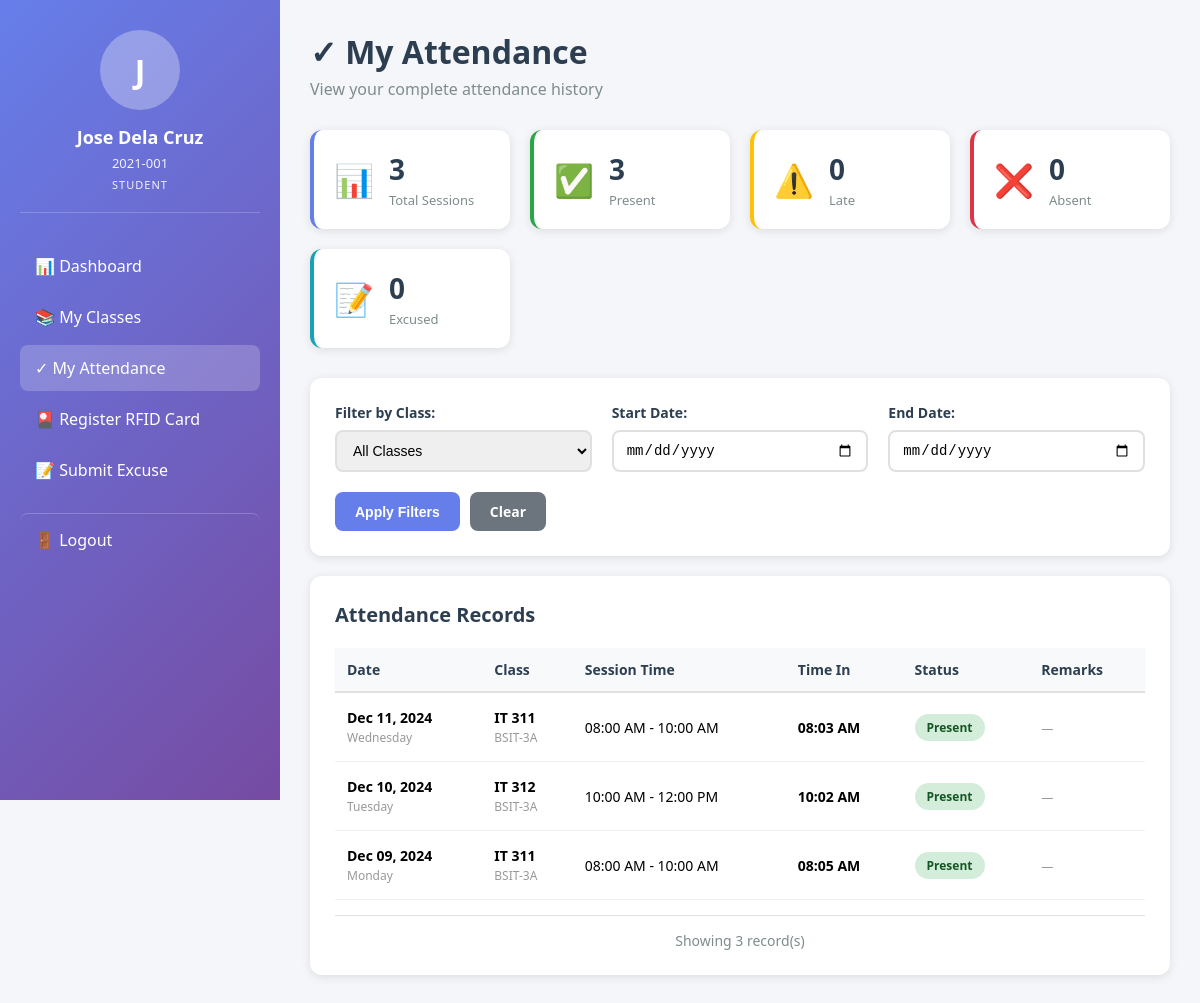
/student_attendance.php (signed in), run on the app's committed database.
### tables this page shows
CREATE TABLE attendance_records (
    attendance_id INT AUTO_INCREMENT PRIMARY KEY,
    session_id INT NOT NULL,
    student_id INT NOT NULL,
    time_in TIMESTAMP NULL,
    status ENUM('present', 'late', 'absent', 'excused') NOT NULL,
    is_manual BOOLEAN DEFAULT FALSE,
    recorded_by INT NULL,
    remarks TEXT NULL,
    created_at TIMESTAMP DEFAULT CURRENT_TIMESTAMP,
    updated_at TIMESTAMP DEFAULT CURRENT_TIMESTAMP ON UPDATE CURRENT_TIMESTAMP,
    FOREIGN KEY (session_id) REFERENCES attendance_sessions(session_id) ON DELETE CASCADE,
    FOREIGN KEY (student_id) REFERENCES students(student_id) ON DELETE CASCADE,
    FOREIGN KEY (recorded_by) REFERENCES users(user_id) ON DELETE SET NULL,
    UNIQUE KEY unique_attendance (session_id, student_id),
    INDEX idx_status (status),
    INDEX idx_student_session (student_id, session_id)
);

CREATE TABLE attendance_sessions (
    session_id INT AUTO_INCREMENT PRIMARY KEY,
    class_id INT NOT NULL,
    schedule_id INT NOT NULL,
    session_date DATE NOT NULL,
    start_time TIME NOT NULL,
    end_time TIME NOT NULL,
    status ENUM('scheduled', 'open', 'closed', 'cancelled') DEFAULT 'scheduled',
    opened_at TIMESTAMP NULL,
    closed_at TIMESTAMP NULL,
    cancelled_by INT NULL,
    cancelled_at TIMESTAMP NULL,
    created_at TIMESTAMP DEFAULT CURRENT_TIMESTAMP,
    FOREIGN KEY (class_id) REFERENCES classes(class_id) ON DELETE CASCADE,
    FOREIGN KEY (schedule_id) REFERENCES class_schedules(schedule_id) ON DELETE CASCADE,
    FOREIGN KEY (cancelled_by) REFERENCES users(user_id) ON DELETE SET NULL,
    UNIQUE KEY unique_session (class_id, session_date, start_time),
    INDEX idx_session_date (session_date),
    INDEX idx_status (status)
);

CREATE TABLE courses (
    course_id INT AUTO_INCREMENT PRIMARY KEY,
    course_code VARCHAR(20) UNIQUE NOT NULL,
    course_name VARCHAR(100) NOT NULL,
    course_description TEXT,
    units DECIMAL(2,1) NOT NULL,
    INDEX idx_course_code (course_code)
);

CREATE TABLE classes (
    class_id INT AUTO_INCREMENT PRIMARY KEY,
    course_id INT NOT NULL,
    professor_id INT NOT NULL,
    section VARCHAR(20) NOT NULL,
    school_year VARCHAR(9) NOT NULL,
    semester ENUM('1', '2', 'Summer') NOT NULL,
    room VARCHAR(20),
    status ENUM('active', 'inactive') DEFAULT 'active',
    created_at TIMESTAMP DEFAULT CURRENT_TIMESTAMP,
    FOREIGN KEY (course_id) REFERENCES courses(course_id) ON DELETE CASCADE,
    FOREIGN KEY (professor_id) REFERENCES professors(professor_id) ON DELETE CASCADE,
    INDEX idx_school_year_semester (school_year, semester),
    INDEX idx_status (status)
);

### Database.php (called while the page is built, shortened)
<?php
class Database {
    private $host = '127.0.0.1';
    private $db   = 'citcs_attendance';
    private $user = 'root';
    private $pass = '';
    private $charset = 'utf8mb4';
    private $pdo;
    public function __construct() {
        $dsn = "mysql:host={$this->host};dbname={$this->db};charset={$this->charset}";
        $options = [
            PDO::ATTR_ERRMODE            => PDO::ERRMODE_EXCEPTION,
            PDO::ATTR_DEFAULT_FETCH_MODE => PDO::FETCH_ASSOC,
            PDO::ATTR_EMULATE_PREPARES   => false,
        ];
        $this->pdo = new PDO($dsn, $this->user, $this->pass, $options);
    }
    public function query($sql, $params = []) {
        $stmt = $this->pdo->prepare($sql);
        $stmt->execute($params);
        return $stmt;
    }
    public function all($sql, $params = []) {
        return $this->query($sql, $params)->fetchAll();
    }
}
?>

### student_attendance.php (the view, shortened to what this page needs)
<?php
require_once 'StudentManager.php';
require_once 'Database.php';
$auth = new Auth();
$auth->requireRole(['student']);
$db = new Database();
$studentId = $auth->getRoleId();
$filterClassId = $_GET['class_id'] ?? 'all';
$filterStartDate = $_GET['start_date'] ?? '';
$filterEndDate = $_GET['end_date'] ?? '';
$sql = "SELECT ar.*,
        asess.session_date, asess.start_time, asess.end_time,
        c.section, co.course_code, co.course_name,
        DATE_FORMAT(asess.session_date, '%W, %M %d, %Y') as formatted_date,
        DATE_FORMAT(asess.start_time, '%h:%i %p') as formatted_start,
        DATE_FORMAT(asess.end_time, '%h:%i %p') as formatted_end,
        TIME_FORMAT(ar.time_in, '%h:%i %p') as formatted_time_in
        FROM attendance_records ar
        JOIN attendance_sessions asess ON ar.session_id = asess.session_id
        JOIN classes c ON asess.class_id = c.class_id
        JOIN courses co ON c.course_id = co.course_id
        WHERE ar.student_id = ? AND asess.status = 'closed'";
$params = [$studentId];
$sql .= " ORDER BY asess.session_date DESC, asess.start_time DESC";
$attendanceRecords = $db->all($sql, $params);
$summary = [
    'total' => count($attendanceRecords),
    'present' => 0,
    'late' => 0,
    'absent' => 0,
    'excused' => 0
];
foreach ($attendanceRecords as $record) {
    $summary[$record['status']]++;
}
?>
<!DOCTYPE html>
<html lang="en">
<head>
</head>
<body>
    <?php include 'includes/student_sidebar.php'; ?>
    <div class="dashboard-container">
        <main class="main-content">
            <div class="page-header">
                <h1>✓ My Attendance</h1>
                <p>View your complete attendance history</p>
            </div>
            <div class="summary-cards">
                <div class="summary-card">
                    <div class="summary-icon">📊</div>
                    <div class="summary-info">
                        <h3><?php echo $summary['total']; ?></h3>
                        <p>Total Sessions</p>
                    </div>
                </div>
                <div class="summary-card card-present">
                    <div class="summary-icon">✅</div>
                    <div class="summary-info">
                        <h3><?php echo $summary['present']; ?></h3>
                        <p>Present</p>
                    </div>
                </div>
                <div class="summary-card card-late">
                    <div class="summary-icon">⚠️</div>
                    <div class="summary-info">
                        <h3><?php echo $summary['late']; ?></h3>
                        <p>Late</p>
                    </div>
                </div>
                <div class="summary-card card-absent">
                    <div class="summary-icon">❌</div>
                    <div class="summary-info">
                        <h3><?php echo $summary['absent']; ?></h3>
                        <p>Absent</p>
                    </div>
                </div>
                <div class="summary-card card-excused">
                    <div class="summary-icon">📝</div>
                    <div class="summary-info">
                        <h3><?php echo $summary['excused']; ?></h3>
                        <p>Excused</p>
                    </div>
                </div>
            </div>
            <div class="filter-section">
                <form method="GET" action="" class="filter-form">
                    <div class="filter-group">
                        <label for="class_id">Filter by Class:</label>
                        <select name="class_id" id="class_id" class="filter-select">
                            <option value="all" <?php echo $filterClassId === 'all' ? 'selected' : ''; ?>>All Classes</option>
                        </select>
                    </div>
                    <div class="filter-group">
                        <label for="start_date">Start Date:</label>
                        <input type="date" name="start_date" id="start_date" class="filter-input" value="<?php echo htmlspecialchars($filterStartDate); ?>">
                    </div>
                    <div class="filter-group">
                        <label for="end_date">End Date:</label>
                        <input type="date" name="end_date" id="end_date" class="filter-input" value="<?php echo htmlspecialchars($filterEndDate); ?>">
                    </div>
                    <div class="filter-actions">
                        <button type="submit" class="btn btn-primary">Apply Filters</button>
                        <a href="student_attendance.php" class="btn btn-secondary">Clear</a>
                    </div>
                </form>
            </div>
            <div class="section-card">
                <h2>Attendance Records</h2>
                <?php if (empty($attendanceRecords)): ?>
                    <div class="empty-state">
                        <p>No attendance records found with the current filters.</p>
                    </div>
                <?php else: ?>
                    <div class="table-responsive">
                        <table class="data-table">
                            <thead>
                                <tr>
                                    <th>Date</th>
                                    <th>Class</th>
                                    <th>Session Time</th>
                                    <th>Time In</th>
                                    <th>Status</th>
                                    <th>Remarks</th>
                                </tr>
                            </thead>
                            <tbody>
                                <?php foreach ($attendanceRecords as $record): ?>
                                    <tr>
                                        <td>
                                            <strong><?php echo date('M d, Y', strtotime($record['session_date'])); ?></strong><br>
                                            <small class="text-muted"><?php echo date('l', strtotime($record['session_date'])); ?></small>
                                        </td>
                                        <td>
                                            <strong><?php echo htmlspecialchars($record['course_code']); ?></strong><br>
                                            <small class="text-muted"><?php echo htmlspecialchars($record['section']); ?></small>
                                        </td>
                                        <td>
                                            <?php echo htmlspecialchars($record['formatted_start']); ?> -
                                            <?php echo htmlspecialchars($record['formatted_end']); ?>
                                        </td>
                                        <td>
                                            <?php if ($record['time_in']): ?>
                                                <strong><?php echo htmlspecialchars($record['formatted_time_in']); ?></strong>
                                            <?php else: ?>
                                                <span class="text-muted">—</span>
                                            <?php endif; ?>
                                        </td>
                                        <td>
                                            <?php
                                            $statusClass = [
                                                'present' => 'badge-success',
                                                'late' => 'badge-warning',
                                                'absent' => 'badge-danger',
                                                'excused' => 'badge-info'
                                            ][$record['status']] ?? 'badge-secondary';
                                            ?>
                                            <span class="badge <?php echo $statusClass; ?>">
                                                <?php echo ucfirst($record['status']); ?>
                                            </span>
                                        </td>
                                        <td>
                                            <?php if ($record['remarks']): ?>
                                                <span class="remarks"><?php echo htmlspecialchars($record['remarks']); ?></span>
                                            <?php else: ?>
                                                <span class="text-muted">—</span>
                                            <?php endif; ?>
                                        </td>
                                    </tr>
                                <?php endforeach; ?>
                            </tbody>
                        </table>
                    </div>
                    <div class="table-footer">
                        <p>Showing <?php echo count($attendanceRecords); ?> record(s)</p>
                    </div>
                <?php endif; ?>
            </div>
        </main>
    </div>
</body>
</html>

### includes/student_sidebar.php (style rules this page uses)
.main-content { margin-left: 280px; padding: 30px; min-height: 100vh; }

### student_attendance.php (style rules this page uses)
* { margin: 0; padding: 0; box-sizing: border-box; }
body { font-family: 'Segoe UI', Tahoma, Geneva, Verdana, sans-serif; background: #f5f6fa; }
.dashboard-container { display: flex; }
.main-content { margin-left: 280px; padding: 30px; flex: 1; min-height: 100vh; }
.page-header { margin-bottom: 30px; }
.page-header h1 { font-size: 32px; color: #2c3e50; margin-bottom: 5px; }
.page-header p { color: #7f8c8d; }
.summary-cards { display: grid; grid-template-columns: repeat(auto-fit, minmax(200px, 1fr)); gap: 20px; margin-bottom: 30px; }
.summary-card { background: white; padding: 20px; border-radius: 12px; box-shadow: 0 2px 10px rgba(0,0,0,0.1); display: flex; align-items: center; gap: 15px; border-left: 4px solid #667eea; }
.summary-card.card-present { border-left-color: #28a745; }
.summary-card.card-late { border-left-color: #ffc107; }
.summary-card.card-absent { border-left-color: #dc3545; }
.summary-card.card-excused { border-left-color: #17a2b8; }
.summary-icon { font-size: 32px; }
.summary-info h3 { font-size: 28px; color: #2c3e50; margin-bottom: 3px; }
.summary-info p { color: #7f8c8d; font-size: 13px; }
.filter-section { background: white; padding: 25px; border-radius: 12px; box-shadow: 0 2px 10px rgba(0,0,0,0.1); margin-bottom: 20px; }
.filter-form { display: grid; grid-template-columns: repeat(auto-fit, minmax(200px, 1fr)); gap: 20px; align-items: end; }
.filter-group { display: flex; flex-direction: column; }
.filter-group label { font-weight: 600; color: #2c3e50; margin-bottom: 8px; font-size: 14px; }
.filter-select, .filter-input { padding: 10px 12px; border: 2px solid #e0e0e0; border-radius: 8px; font-size: 14px; transition: border-color 0.3s; }
.filter-actions { display: flex; gap: 10px; }
.section-card { background: white; padding: 25px; border-radius: 12px; box-shadow: 0 2px 10px rgba(0,0,0,0.1); }
.section-card h2 { font-size: 20px; color: #2c3e50; margin-bottom: 20px; }
.table-responsive { overflow-x: auto; }
.data-table { width: 100%; border-collapse: collapse; }
.data-table th { background: #f8f9fa; padding: 12px; text-align: left; font-weight: 600; color: #2c3e50; border-bottom: 2px solid #e0e0e0; font-size: 14px; }
.data-table td { padding: 15px 12px; border-bottom: 1px solid #f0f0f0; font-size: 14px; }
.text-muted { color: #999; font-size: 12px; }
.badge { display: inline-block; padding: 5px 12px; border-radius: 20px; font-size: 12px; font-weight: 600; }
.badge-success { background: #d4edda; color: #155724; }
.table-footer { margin-top: 15px; padding-top: 15px; border-top: 1px solid #e0e0e0; text-align: center; color: #7f8c8d; font-size: 14px; }
.btn { padding: 10px 20px; border: none; border-radius: 8px; cursor: pointer; text-decoration: none; display: inline-block; font-size: 14px; font-weight: 600; transition: transform 0.2s; }
.btn-primary { background: #667eea; color: white; }
.btn-secondary { background: #6c757d; color: white; }

### data on the page
attendance_records: session "3", is_manual "0", session.session_date "Dec 10, 2024", session.session_date "Tuesday", courses.course_code "IT 312", classes.section "BSIT-3A", formatted_start "10:00 AM", formatted_end "12:00 PM", formatted_time_in "10:02 AM", status "Present"
attendance_records: session.session_date "Dec 11, 2024", session.session_date "Wednesday", courses.course_code "IT 311", classes.section "BSIT-3A", formatted_start "08:00 AM", formatted_end "10:00 AM", formatted_time_in "08:03 AM", status "Present"
attendance_records: session.session_date "Dec 09, 2024", session.session_date "Monday", courses.course_code "IT 311", classes.section "BSIT-3A", formatted_start "08:00 AM", formatted_end "10:00 AM", formatted_time_in "08:05 AM", status "Present"

### other printed values
substr($_SESSION['full_name'], 0, 1) "J"
$_SESSION['full_name'] "Jose Dela Cruz"
$_SESSION['identifier'] "2021-001"
count($attendanceRecords) "3"
